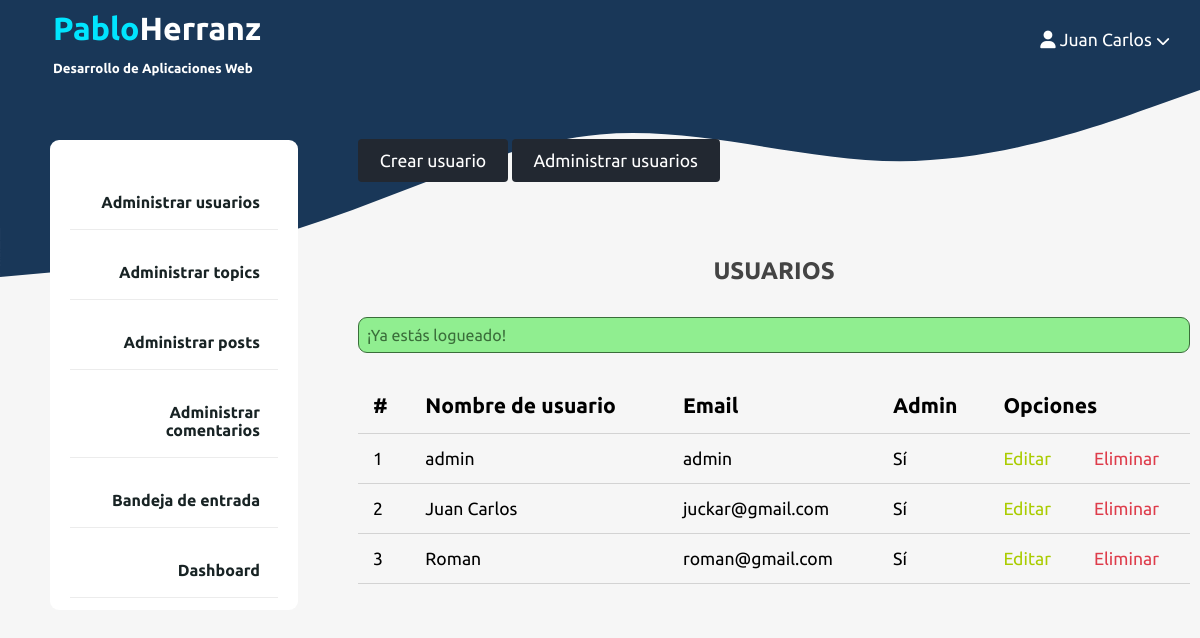
Screenshot of /admin/users/index.php (signed in) with the database file from the repository.
### tables this page shows
CREATE TABLE `users` (
  `id` int NOT NULL,
  `admin` tinyint NOT NULL,
  `username` varchar(255) NOT NULL,
  `email` varchar(255) NOT NULL,
  `password` varchar(255) NOT NULL,
  `created_at` timestamp NOT NULL DEFAULT CURRENT_TIMESTAMP
);

### app/controllers/users.php (called while the page is built, shortened)
<?php
include ROOT_PATH . "/app/database/db.php";
$table = 'users';
$admin_users = selectAll($table);

### app/database/db.php (called while the page is built, shortened)
<?php
require("connection.php");
function selectAll($table, $conditions = [])
{
	global $connection;
	$sql = "SELECT * FROM $table";
	if (empty($conditions)) {
		$stmt = $connection->prepare($sql);
		$stmt->execute();
		$records = $stmt->get_result()->fetch_all(MYSQLI_ASSOC);
		return ($records);
	}
	$stmt = executeQuery($sql, $conditions);
	$records = $stmt->get_result()->fetch_all(MYSQLI_ASSOC);
	return ($records);
}

### admin/users/index.php (the view, shortened to what this page needs)
<?php
include ROOT_PATH . "/app/controllers/users.php";
?>
<!DOCTYPE html>
<html lang="en">
<head>
	<link rel="stylesheet" href="/assets/css/style.css">
	<link rel="stylesheet" href="/assets/css/admin.css">
</head>
<body>
	<?php include ROOT_PATH . "/app/includes/adminHeader.php" ?>
	<div class="admin-wrapper">
		<?php include ROOT_PATH . "/app/includes/adminSidebar.php" ?>
		<div class="admin-content">
			<div class="btn-group">
				<a href="create.php" class="btn btn-big">Crear&nbsp;usuario</a>
				<a href="index.php" class="btn btn-big">Administrar&nbsp;usuarios</a>
			</div>
			<div class="content">
				<h2 class="page-title">USUARIOS</h2>
				<?php include ROOT_PATH . "/app/includes/messages.php"; ?>
				<table>
					<thead>
						<th>#</th>
						<th>Nombre de usuario</th>
						<th>Email</th>
						<th>Admin</th>
						<th colspan='2' class="actions">Opciones</th>
					</thead>
					<tbody>
						<?php foreach ($admin_users as $key => $user) : ?>
							<tr>
								<td><?php echo $key + 1; ?></td>
								<td><?php echo $user['username']; ?></td>
								<td><?php echo $user['email']; ?></td>
								<td><?php echo $user['admin'] ? "Sí" : "No"; ?></td>
								<td><a href="edit.php?id=<?php echo $user['id']; ?>" class="edit">Editar</a></td>
								<td><a href="edit.php?delete_id=<?php echo $user['id']; ?>" class="delete">Eliminar</a></td>
							</tr>
						<?php endforeach; ?>
					</tbody>
				</table>
			</div>
		</div>
	</div>
</body>
</html>

### assets/css/style.css (style rules this page uses)
* { box-sizing: border-box; font-family: 'Ubuntu'; }
h1, h2, h3, h4, h5, h6 { font-family: 'Ubuntu'; color: #444; margin: 5px; }
a { text-decoration: none; color: inherit; }
.btn { padding: .5rem 1rem; background-color: #00e5ff; color: white; border: 1px solid transparent; border-radius: .25rem; font-size: 1.1em; }
.btn-big { padding: .7rem 1.3rem; line-height: 1.3rem; }
html, body { height: 100%; padding: 0; margin: 0; background-color: #f6f6f6; background-image: url("../images/waves/waveIndex.svg"); background-repeat: no-repeat; background-size: 100%; background-position-y: 85px; position: absolute; width: 100%; }
.content { width: 80%; margin: 30px auto; }
@media only screen and (max-width: 1400px) { .content { width: 100%; margin: 30px auto; } }

### assets/css/admin.css (style rules this page uses)
body { background-color: #f6f6f6; background-image: url("../../assets/images/waves/waveAdmin.svg"); background-repeat: no-repeat; background-position-y: 90px; }
.btn-group a { background-color: #222831; }
.admin-wrapper { height: calc(100% - 130px); display: flex; }
.content { width: 100%; padding-top: 50px; }
.admin-wrapper .admin-content { flex: 8; height: 100%; margin-top: 31px; padding: 30px 10px; overflow-y: scroll; }
.admin-content .page-title { text-align: center; margin-bottom: 2rem; }
table { width: 100%; border-collapse: collapse; font-size: 1.1rem; }
th, td { padding: 15px; text-align: left; border-bottom: 1px solid #d3d3d3; }
th { font-size: larger; }
.edit, .read { color: #aacc00; }
.delete { color: #de3c4b; }

### rows the page displays
users: username "admin", email "admin", admin "Sí"
users: username "Juan Carlos", email "juckar@gmail.com", admin "Sí"
users: username "Roman", email "roman@gmail.com", admin "Sí"

### other values shown
$_SESSION['username'] "Juan Carlos"
$_SESSION['message'] "¡Ya estás logueado!"
